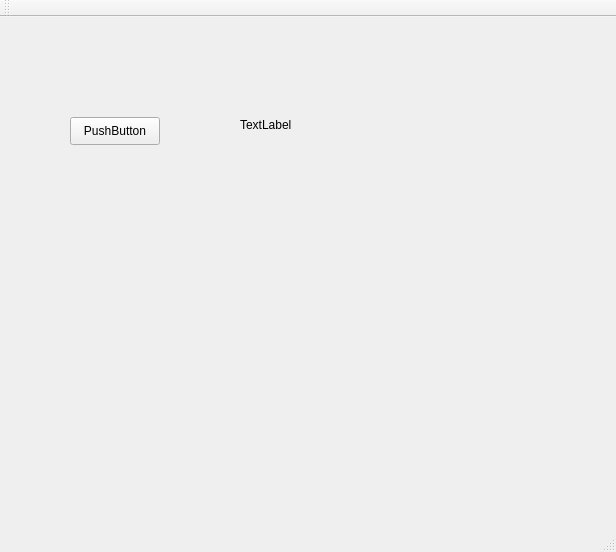
<?xml version="1.0" encoding="UTF-8"?>
<ui version="4.0">
 <class>MainWindow</class>
 <widget class="QMainWindow" name="MainWindow">
  <property name="geometry">
   <rect>
    <x>0</x>
    <y>0</y>
    <width>616</width>
    <height>552</height>
   </rect>
  </property>
  <property name="windowTitle">
   <string>MainWindow</string>
  </property>
  <widget class="QWidget" name="centralWidget">
   <widget class="QPushButton" name="btn1">
    <property name="geometry">
     <rect>
      <x>70</x>
      <y>100</y>
      <width>90</width>
      <height>28</height>
     </rect>
    </property>
    <property name="text">
     <string>PushButton</string>
    </property>
   </widget>
   <widget class="QLabel" name="lbl1">
    <property name="geometry">
     <rect>
      <x>240</x>
      <y>100</y>
      <width>58</width>
      <height>16</height>
     </rect>
    </property>
    <property name="text">
     <string>TextLabel</string>
    </property>
   </widget>
  </widget>
  <widget class="QMenuBar" name="menuBar">
   <property name="geometry">
    <rect>
     <x>0</x>
     <y>0</y>
     <width>616</width>
     <height>22</height>
    </rect>
   </property>
  </widget>
  <widget class="QToolBar" name="mainToolBar">
   <attribute name="toolBarArea">
    <enum>TopToolBarArea</enum>
   </attribute>
   <attribute name="toolBarBreak">
    <bool>false</bool>
   </attribute>
  </widget>
  <widget class="QStatusBar" name="statusBar"/>
 </widget>
 <layoutdefault spacing="6" margin="11"/>
 <resources/>
 <connections/>
</ui>
